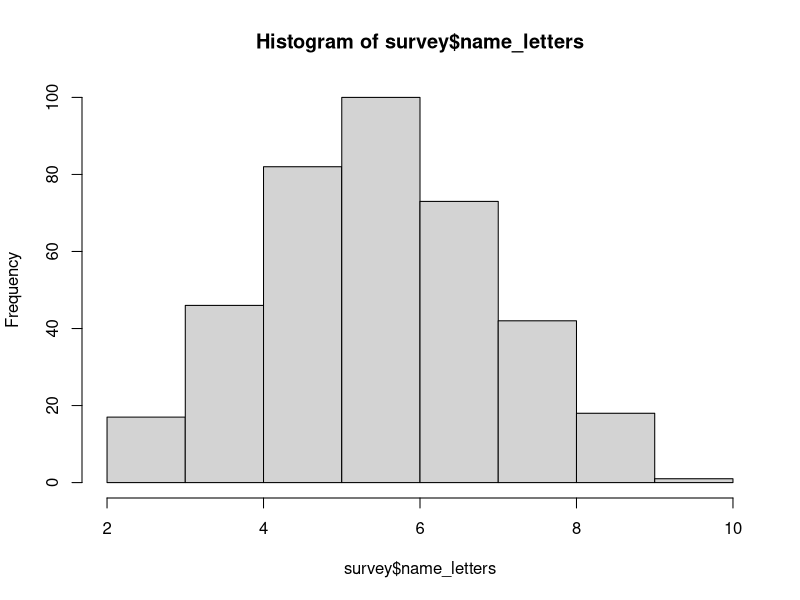
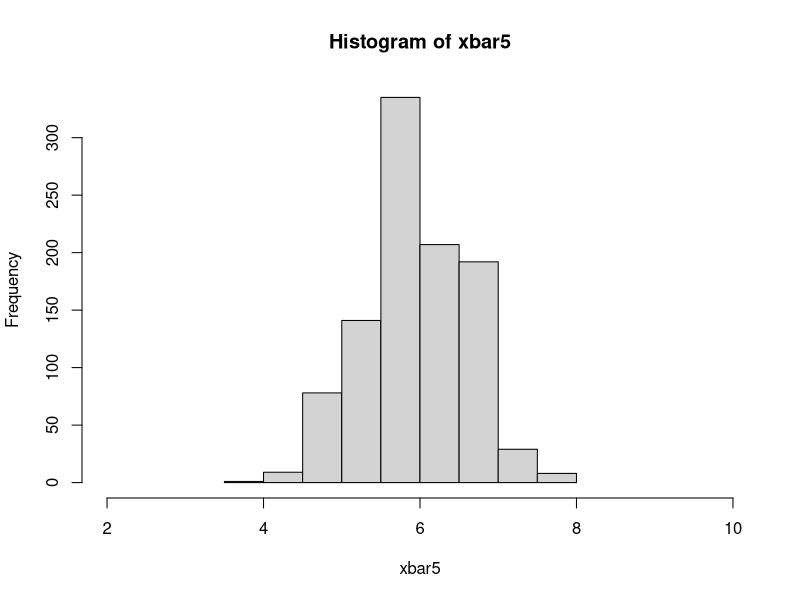
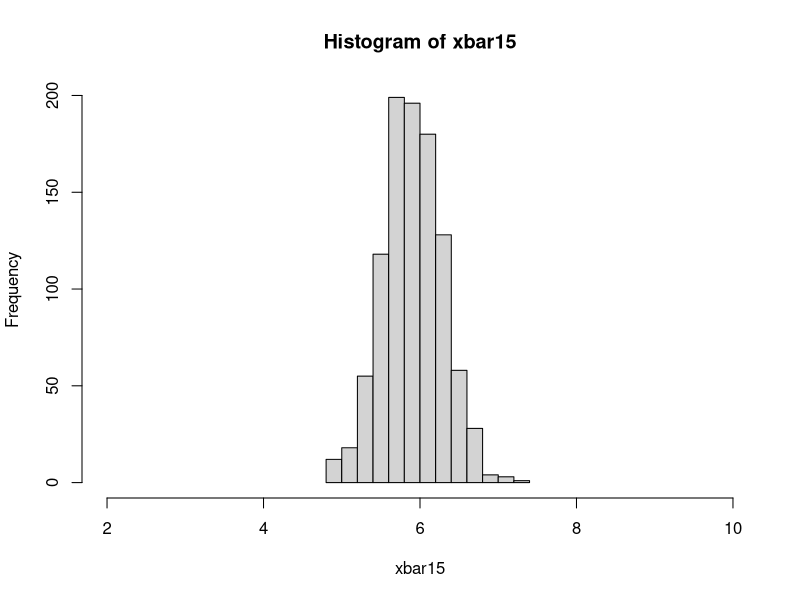
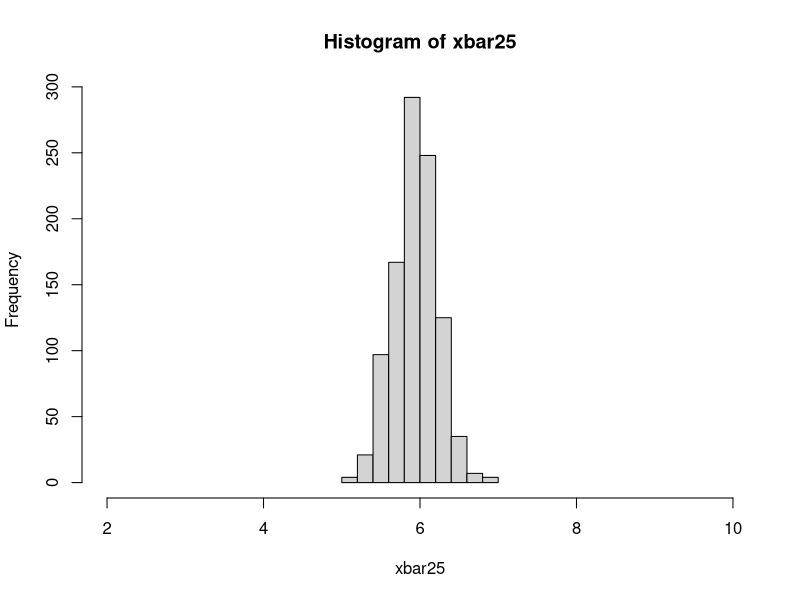
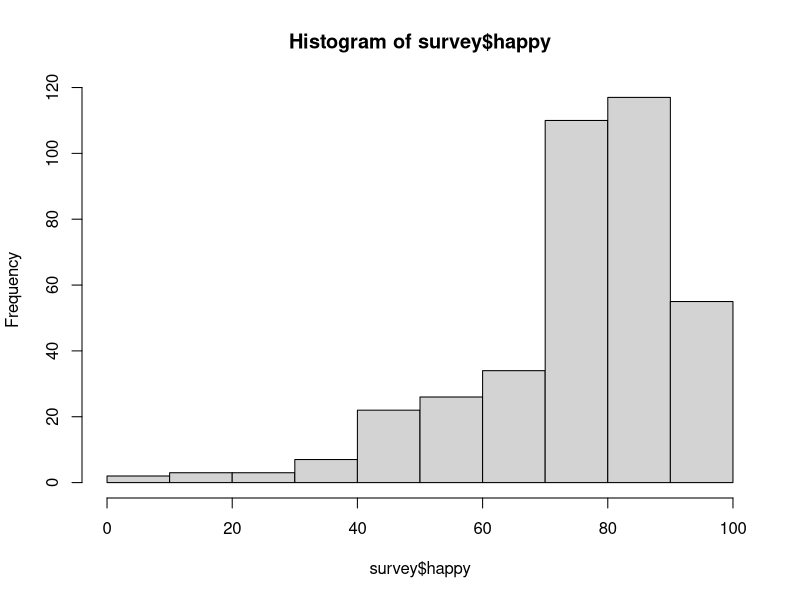
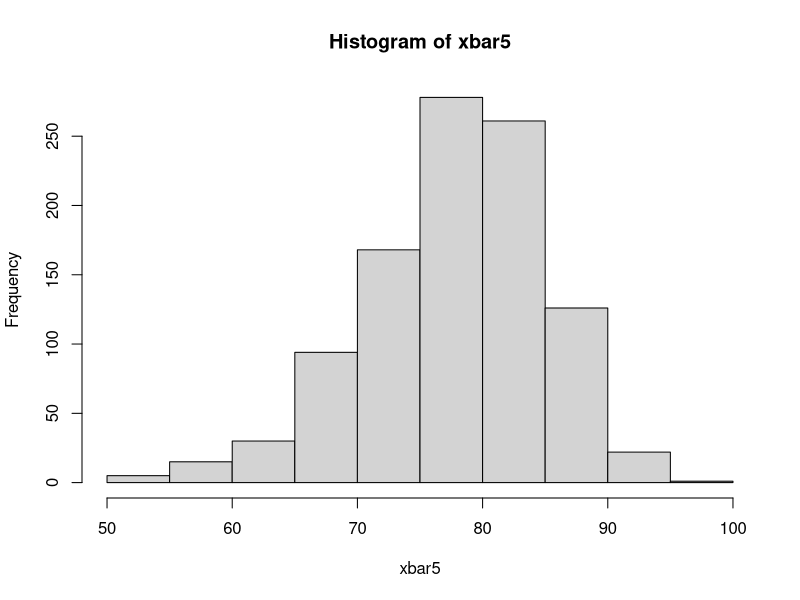
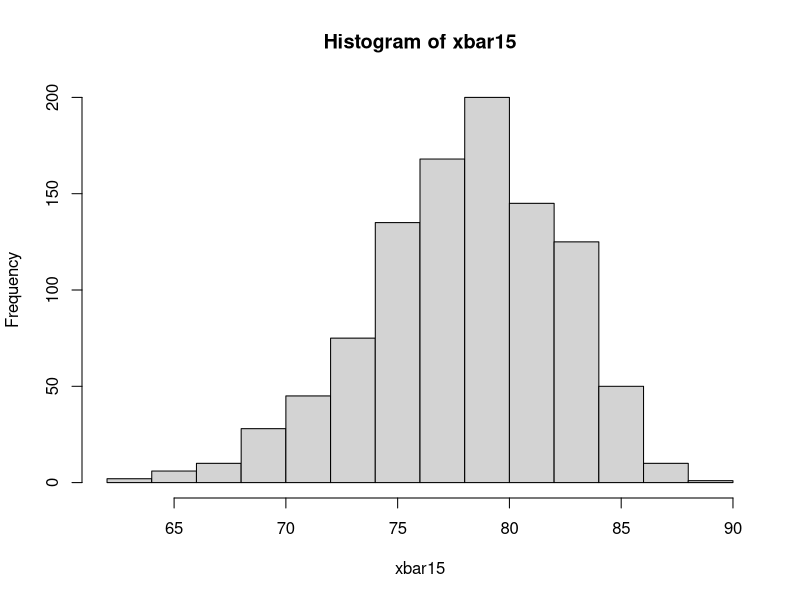
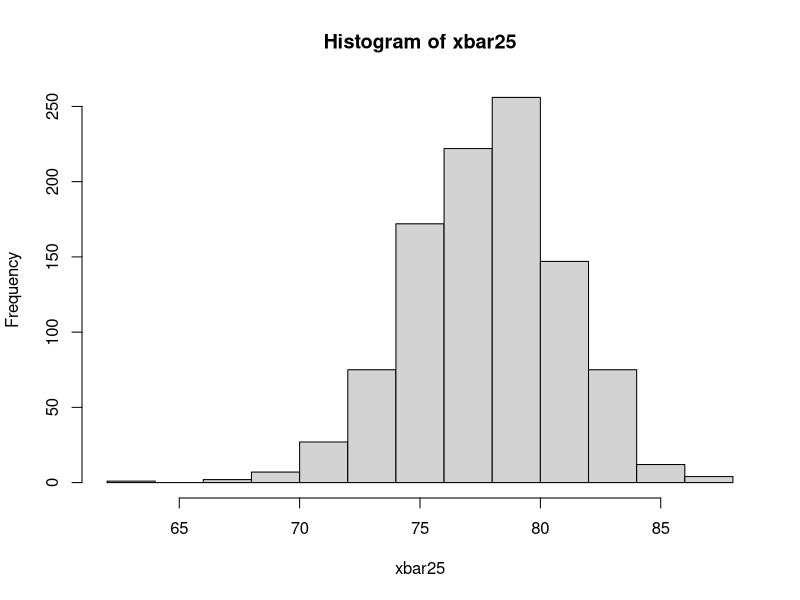

Reproduce these figures in R, in order.
## ---- chunk 1
library(here)
# veriyi R'a okutalım
survey <- read.csv(here("data", "StudentSurvey.csv"))

## ---- chunk 2
str(survey)
## ---- chunk 3
head_survey <- head(survey, 10)

which(head_survey$name_letters>5)
## ---- chunk 4
happy <- survey[survey$happy<40,]
head(happy)
## ---- chunk 5
str(survey)
## ---- chunk 6
hist(survey$name_letters)
## ---- chunk 7
# Calculate the population parameters
summary(survey$name_letters)

# By how many letters, on average, do names vary from the mean? (sd)
sd(survey$name_letters)
## ---- chunk 8
xbar5 <- rep(NA, 1000)
for (i in 1:1000) {
  x <- sample(survey$name_letters, size = 5)
  xbar5[i] <- mean(x)
}
## ---- chunk 9
# graph the histogram of 1000 sample means
hist(xbar5, xlim = c(2,10))
## ---- chunk 10
# calculate mean and sd for sampling distributions
mean(xbar5)
sd(xbar5)
## ---- chunk 11
# Repeat for samples of size n=15
xbar15 <- rep(NA, 1000)
for (i in 1:1000) {
  x <- sample(survey$name_letters, size = 15)
  xbar15[i] <- mean(x)
}
## ---- chunk 12
# check xbar15 hist
hist(xbar15, xlim = c(2,10))
## ---- chunk 13
# mean and sd for xbar15
mean(xbar15)
sd(xbar15)
## ---- chunk 14
# Repeat for samples of size n=25
xbar25 <- rep(NA, 1000)
for (i in 1:1000) {
  x <- sample(survey$name_letters, size = 25)
  xbar25[i] <- mean(x)
}
## ---- chunk 15
# check xbar25 hist
hist(xbar25, xlim = c(2,10))
## ---- chunk 16
mean(xbar25)
sd(xbar25)
## ---- chunk 17
hist(survey$happy)
## ---- chunk 18
summary(survey$happy)

## ---- chunk 19
sd(survey$happy)
## ---- chunk 20
xbar5 <- rep(NA, 1000)

for (i in 1:1000) {
  x <- sample(survey$happy, size = 5)
  xbar5[i] <- mean(x)
}

## ---- chunk 21
xbar15 <- rep(NA, 1000)

for (i in 1:1000) {
  x <- sample(survey$happy, size = 15)
  xbar15[i] <- mean(x)
}

## ---- chunk 22
xbar25 <- rep(NA, 1000)

for (i in 1:1000) {
  x <- sample(survey$happy, size = 25)
  xbar25[i] <- mean(x)
}
## ---- chunk 23
hist(xbar5)
hist(xbar15)
hist(xbar25)
## ---- chunk 24
mean(xbar5)
mean(xbar15)
mean(xbar25)
## ---- chunk 25
sd(xbar5)
sd(xbar15)
sd(xbar25)
